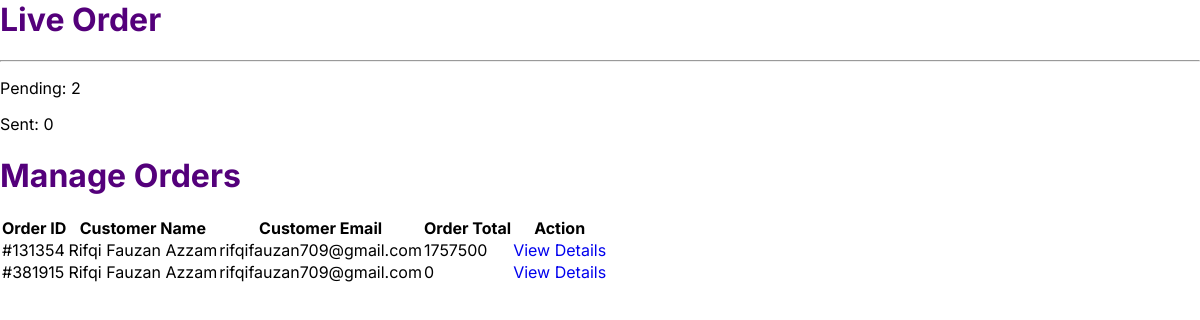
Page /manage_orders/ (signed in) on the earlier database version.
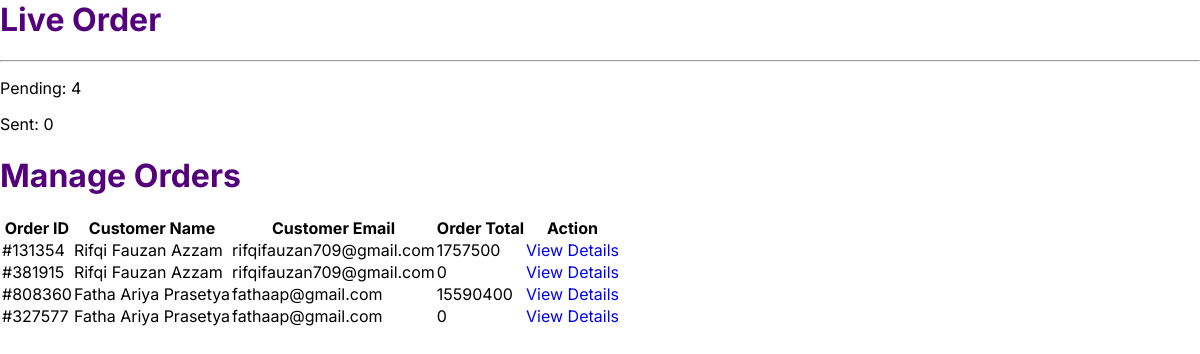
Same page on the later database version.
### merchandise_web/models.py (models this page shows, shortened)
class Order(models.Model):
    user = models.ForeignKey(User, on_delete=models.SET_NULL, blank=True ,null=True)
    date_ordered = models.DateTimeField(auto_now_add=True)
    complete = models.BooleanField(default=False, null=True, blank=False)
    order_id = models.CharField(max_length=200, null=True)
    expedition = models.ForeignKey(Expedition, on_delete=models.SET_NULL, blank=True, null=True)
    payment = models.ForeignKey(Payment, on_delete=models.SET_NULL, blank=True, null=True)
    payment_status = models.BooleanField(default=False, null=True, blank=False)
    virtual_account = models.CharField(max_length=200, null=True, blank=True)
    full_name = models.CharField(max_length=200, blank=True)
    phone = models.CharField(max_length=20, blank=True)
    address = models.CharField(max_length=200, blank=True)
    email = models.CharField(max_length=200, blank=True)
    @property
    def get_cart_total(self):
        orderitems = self.orderitem_set.all()
        total = sum([item.get_total for item in orderitems])
        return total

class Profile(models.Model):
    user = models.OneToOneField(User, on_delete=models.CASCADE)
    full_name = models.CharField(max_length=200, blank=True)
    phone = models.CharField(max_length=20, blank=True)
    address = models.CharField(max_length=200, blank=True)
    image = models.ImageField(upload_to='images/profil_image/', default='default.jpg')

class OrderItem(models.Model):
    product = models.ForeignKey(Product, on_delete=models.SET_NULL, blank=True, null=True)
    order = models.ForeignKey(Order, on_delete=models.SET_NULL, blank=True, null=True)
    quantity = models.IntegerField(default=0, null=True, blank=True)
    date_added = models.DateTimeField(auto_now_add=True)
    user_design = models.ForeignKey(UserDesign, on_delete=models.SET_NULL, blank=True, null=True)
    size = models.CharField(max_length=50, blank=True, null=True) # New field for variant
    @property
    def get_total(self):
        total = self.product.price * self.quantity
        if self.user_design:
            total += self.user_design.price
        return total

class Product(models.Model):
    name = models.CharField(max_length=200)
    price = models.IntegerField(default=0)
    category = models.ForeignKey('Categorie', on_delete=models.SET_NULL, null=True)
    description = models.TextField(max_length=1000, help_text='Enter description of the product', null=True, blank=True)
    image = models.ImageField(upload_to='images/product/', null=True, blank=True)
    designable = models.BooleanField(default=False, null=True, blank=False)
    variantble = models.BooleanField(default=True, null=True, blank=False)
    stock = models.PositiveIntegerField(default=0)

### merchandise_web/views.py (the view)
# urls.py: path('manage_orders/', views.manage_orders, name='manage_orders'),
@user_passes_test(lambda u: u.is_superuser)
def manage_orders(request):
    orders = Order.objects.all()
    total_sent = Order.objects.filter(payment_status=True).count()
    total_unpaid = Order.objects.filter(payment_status=False).count()
    context = {'orders': orders, 'total_sent': total_sent, 'total_unpaid': total_unpaid}
    return render(request, 'manage_orders.html', context)

### Templates/manage_orders.html (shortened to what this page needs)
{% extends 'base.html' %}
{% block content %}
<h1>Live Order</h1>
<hr>
<p>Pending: {{total_unpaid }}</p>
<p>Sent: {{ total_sent }}</p>
<h1>Manage Orders</h1>
<table>
  <thead>
    <tr>
      <th>Order ID</th>
      <th>Customer Name</th>
      <th>Customer Email</th>
      <th>Order Total</th>
      <th>Action</th>
    </tr>
  </thead>
  <tbody>
    {% for order in orders %}
      <tr>
        <td>#{{ order.order_id }}</td>
        <td>{{ order.user.profile.full_name }}</td>
        <td>{{ order.user.email }}</td>
        <td>{{ order.get_cart_total }}</td>
        <td><a href="{% url 'order_detail' order.id %}">View Details</a></td>
      </tr>
    {% endfor %}
  </tbody>
</table>
{% endblock content %}

Differences in the rows shown:
added Order: order_id "808360", user.profile.full_name "Fatha Ariya Prasetya", user.email "fathaap@gmail.com", get_cart_total "15590400"
added Order: order_id "327577", user.profile.full_name "Fatha Ariya Prasetya", user.email "fathaap@gmail.com", get_cart_total "0"
Other differences:
{{ total_unpaid }}: "2" → "4"
